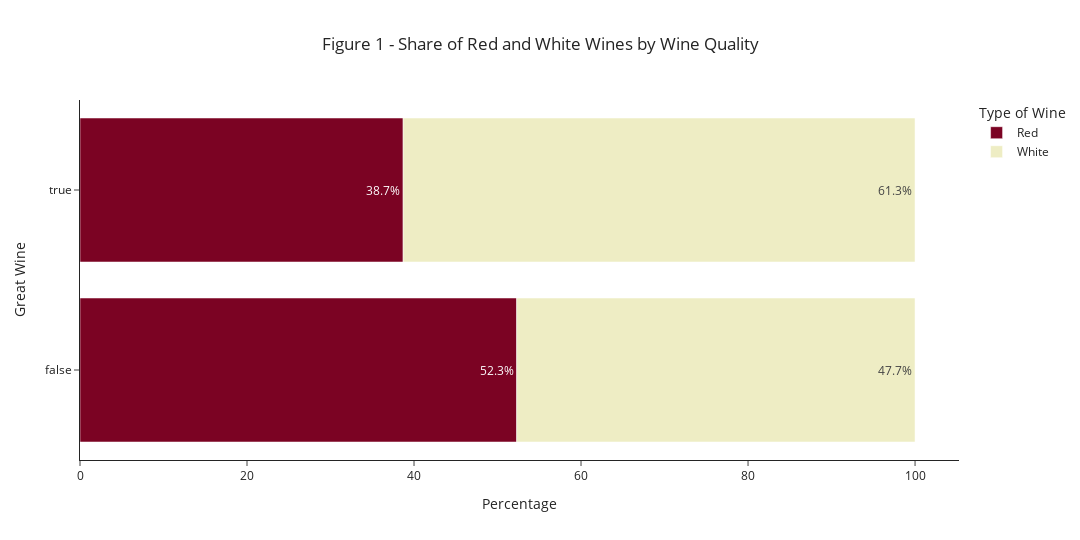

The code cell stored with this chart in its notebook:
### Code cell
# Visual representation with plotly
# 1) Data of the number of wines by type and quality
data_fig_one = pd.crosstab(wines["great wine"], wines["type"]).reset_index()
data_fig_one = data_fig_one.melt(id_vars= "great wine", var_name="Type", value_name="Count")

# 2) Data that express this number in percent in the sub category of each sub-category of great wines (great wine = 0 / great wine =1)
data_fig_one_percent = pd.crosstab(wines["great wine"], wines["type"], normalize="index").reset_index()
data_fig_one_percent = data_fig_one_percent.melt(id_vars= "great wine", var_name="Type", value_name="Percent") 

data_fig_one = data_fig_one.merge(data_fig_one_percent, on = ["Type", "great wine"]).sort_values(by=["great wine"])
del data_fig_one_percent

data_fig_one["Percent"] = data_fig_one["Percent"] * 100
data_fig_one["Percent"] = data_fig_one["Percent"].round(1)

data_fig_one["Share"] = (data_fig_one["Percent"]).astype(str) + "%"

# Create the bar chart with combined text for Percent and Count
fig_one = px.bar(data_fig_one, x="Percent", y="great wine",color="Type",
                 text=data_fig_one["Share"],
                 title="Figure 1 - Share of Red and White Wines by Wine Quality",
                 labels={"great wine": "Great Wine", "Percent": "Percentage", "Type" : "Type of Wine"},
                 hover_name="Type",
                 hover_data={"Percent" : False, "Share": True, "Count": True, "Type" : False, "great wine" : False}, #Note : As in the website https://plotly.com/python/hover-text-and-formatting/, I use this code to change the tooltip/text that appear when we click on the graph. My goal is to avoid redundancy between share and percent in the hoover and to display the count.
                 color_discrete_map={"Red": "rgb(123,3,35)", "White": "rgb(238, 237, 196)"}, #I add colors that I found on internet that suppose to mimick the wine colors
                 template = "simple_white",
                 height=540,
                 width=1080) #this last line just change the theme of the graph as we can see example in https://plotly.com/python/templates/

fig_one.update_layout(hovermode="x") #line to change the kind of hover used --> I chose this one because it reads simultanously the hovers for the two type of wines.
fig_one.update_layout(title_x=0.5) #line to center the title
fig_one.show()

#To export the graph the code fig_one.write_image("Exported Graphs Library/fig1.png",scale = 12)

### Figure 1 — Plotly figure (JSON) as saved in the notebook; plotly's stock layout.template omitted (floating-point values rounded to 4 significant figures)
{"data": [{"alignmentgroup": "True", "customdata": [["52.3%", 1086, "Red"], ["38.7%", 164, "Red"]], "hovertemplate": "<b>%{hovertext}</b><br><br>Share=%{customdata[0]}<br>Count=%{customdata[1]}<extra></extra>", "hovertext": ["Red", "Red"], "legendgroup": "Red", "marker": {"color": "rgb(123,3,35)", "pattern": {"shape": ""}}, "name": "Red", "offsetgroup": "Red", "orientation": "h", "showlegend": true, "text": ["52.3%", "38.7%"], "textposition": "auto", "type": "bar", "x": [52.3, 38.7], "xaxis": "x", "y": [false, true], "yaxis": "y"}, {"alignmentgroup": "True", "customdata": [["47.7%", 990, "White"], ["61.3%", 260, "White"]], "hovertemplate": "<b>%{hovertext}</b><br><br>Share=%{customdata[0]}<br>Count=%{customdata[1]}<extra></extra>", "hovertext": ["White", "White"], "legendgroup": "White", "marker": {"color": "rgb(238, 237, 196)", "pattern": {"shape": ""}}, "name": "White", "offsetgroup": "White", "orientation": "h", "showlegend": true, "text": ["47.7%", "61.3%"], "textposition": "auto", "type": "bar", "x": [47.7, 61.3], "xaxis": "x", "y": [false, true], "yaxis": "y"}], "layout": {"barmode": "relative", "height": 540, "hovermode": "x", "legend": {"title": {"text": "Type of Wine"}, "tracegroupgap": 0}, "title": {"text": "Figure 1 - Share of Red and White Wines by Wine Quality", "x": 0.5}, "width": 1080, "xaxis": {"anchor": "y", "autorange": true, "domain": [0, 1], "range": [0, 105.3], "title": {"text": "Percentage"}, "type": "linear"}, "yaxis": {"anchor": "x", "autorange": true, "domain": [0, 1], "range": [-0.5, 1.5], "title": {"text": "Great Wine"}, "type": "category"}}}
